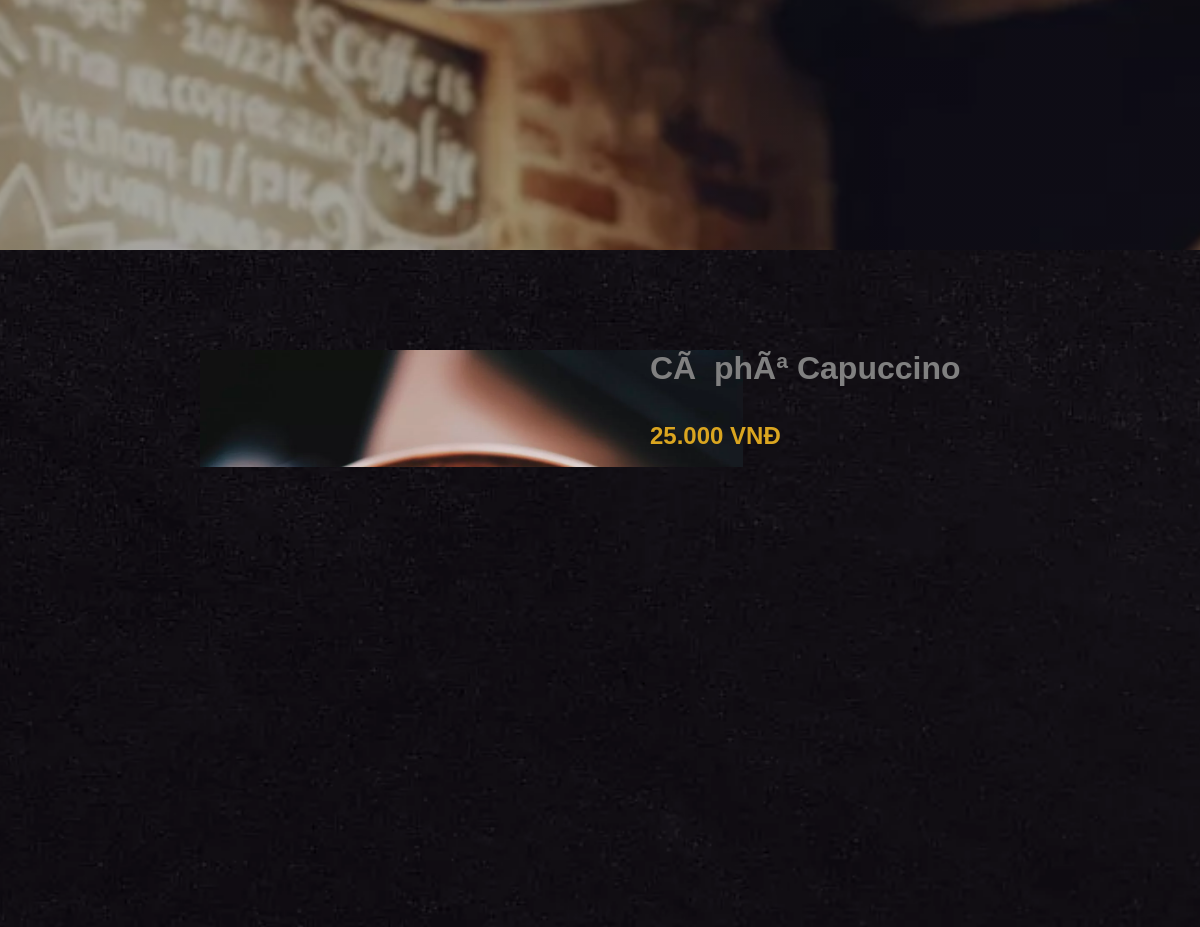
/Page/Product_Detail.php?id=1 (middle part), run on an earlier commit of the app's database.
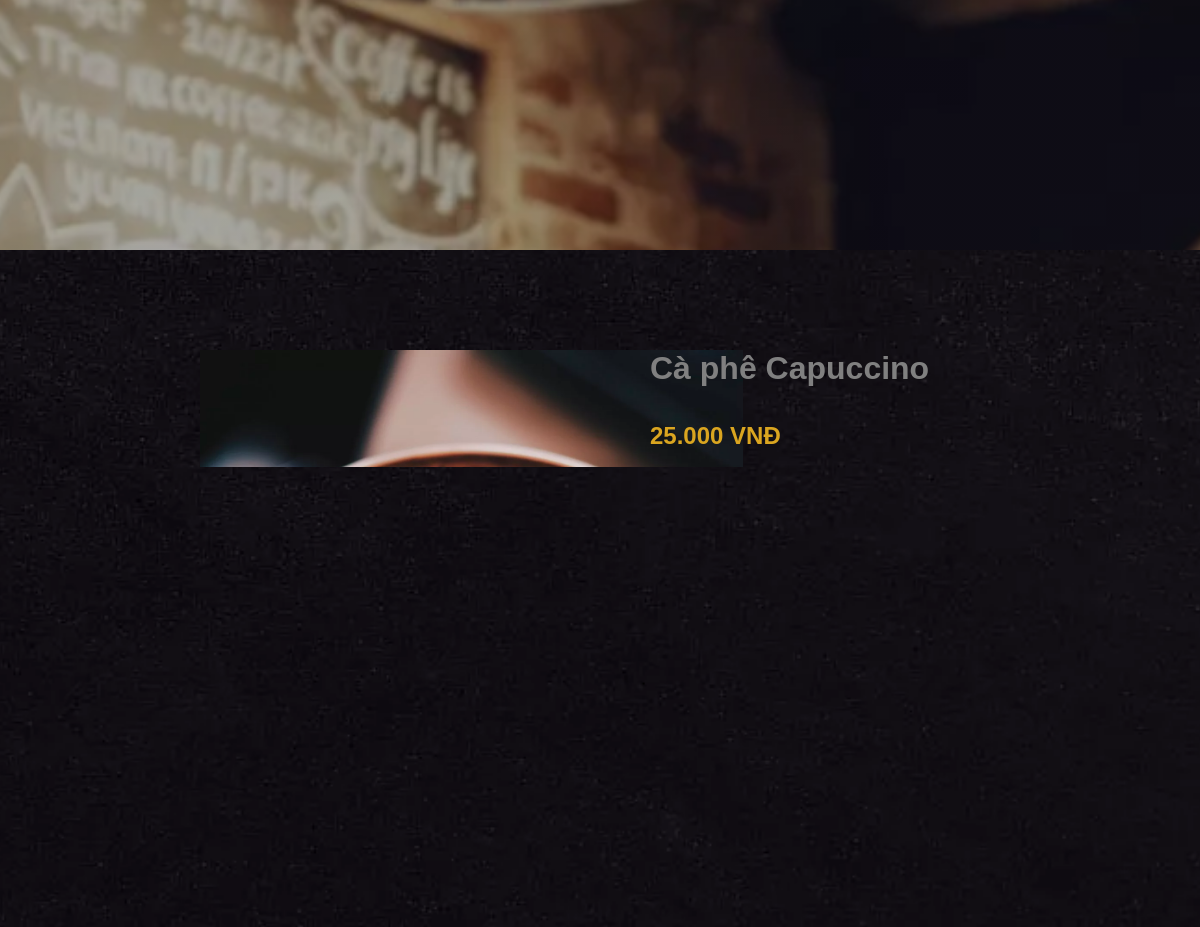
And on a later commit of the database.
### tables this page shows
CREATE TABLE IF NOT EXISTS `sanpham` (
  `idsanpham` int NOT NULL AUTO_INCREMENT,
  `TenSanPham` varchar(255) NOT NULL,
  `SoLuong` float DEFAULT NULL,
  `GiaTien` float NOT NULL,
  `PhanLoai` varchar(255) NOT NULL,
  `TrangThai` varchar(45) NOT NULL,
  PRIMARY KEY (`idsanpham`)
);

### Page/Product_Detail.php (the view, shortened to what this page needs)
<?php
include_once("../PHP/Connect.php");
$id_san_pham = intval($_GET['id']);
$sql = "SELECT idSanpham, TenSanPham, GiaTien FROM sanpham WHERE idsanpham = ?";
$stmt = $conn->prepare($sql);
$stmt->bind_param("i", $id_san_pham);
$stmt->execute();
$result = $stmt->get_result();
$product = $result->fetch_assoc();
?>
<!DOCTYPE html>
<html lang="en">
<head>
  <link rel="stylesheet" href="https://cdnjs.cloudflare.com/ajax/libs/font-awesome/4.7.0/css/font-awesome.min.css">
  <link rel="stylesheet" href="../Css/service.css">
</head>
<body>
  <div class="banner">
  </div>
  <div class="product_detail">
    <div class="box">
        <div class="col">
            <img src="../Pic/<?php echo $product["idSanpham"]; ?>.jpg" alt="" width="543px" height="538px">
        </div>
        <div class="col">
            <h1><?php echo $product["TenSanPham"] ?></h1>
            <h2 style="color: goldenrod;"><?php echo number_format($product['GiaTien'], 0, ',', '.'); ?> VNĐ</h2>
            <p>A small river named Duden flows by their place and supplies it with the necessary regelialia. It is a paradisematic country, in which roasted parts of sentences fly into your mouth.
On her way she met a copy. The copy warned the Little Blind Text, that where it came from it would have been rewritten a thousand times and everything that was left from its origin would be the word "and" and the Little Blind Text should turn around and return to its own, safe country. But nothing the copy said could convince her and so it didn’t take long until a few insidious Copy Writers ambushed her, made her drunk with Longe and Parole and dragged her into their agency, where they abused her for their.</p>
            <label for="">Kích thước</label>
            <select name="kích thước" id="">
                <option value="Size S"> S</option>
            </select>
        </div>
    </div>
  </div>
</body>
</html>

### Css/service.css (style rules this page uses)
* { padding: 0; margin: 0; box-sizing: border-box; }
html,body { height: 100%; position: relative; scroll-behavior: smooth; font-family: Verdana, sans-serif; background-image: url(../Pic/bg_4.jpg); background-position: center; background-repeat: no-repeat; background-size: cover; background-attachment: fixed; color: gray; font-weight: 300; }
.banner { height: 100%; width: 100%; background-image: linear-gradient(rgba(0, 0, 0, 0.35), rgba(0, 0, 0, 0.35)),url(../Pic/bg_3.jpg); background-size: cover; background-position: center center; background-repeat: no-repeat; background-attachment: fixed; }
.product_detail { width: 100%; min-height: 700px; padding: 100px 200px; }
.product_detail .box { display: flex; width: 100%; height: 100%; gap: 50px; }
.product_detail .box .col select { margin-top: 3px; padding: 15px 40px; display: block; font-weight: bold; margin-bottom: 10px; background-color: transparent; color: goldenrod; border: 1px solid rgba(255, 255, 255, 0.1);; }

What changed in the data, as far as the page shows it:
changed sanpham: TenSanPham "CÃ phÃª Capuccino" → "Cà phê Capuccino"
